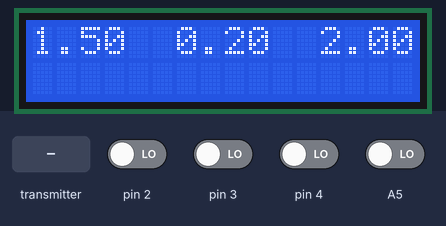
Bench run of a sketch on a simulated Arduino Uno, built with avr-gcc and run on an emulated ATmega328P. Parts: 16×2 character LCD. Inputs (shaded band) come from the test bench; at power-on: A5, pin 2–4 LOW. No radio packets arrive unless stated; what the sketch prints to the serial monitor is not drawn.

Above: at 4.2 s.
4.3 s: the transmitter starts sending angle = 0
At 5.4 s:
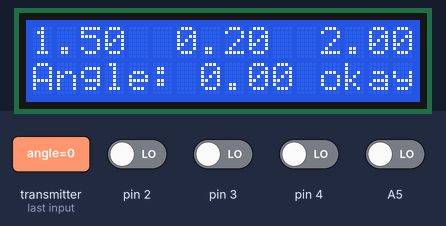
5.8 s: pin 2 driven HIGH
At 6.3 s:
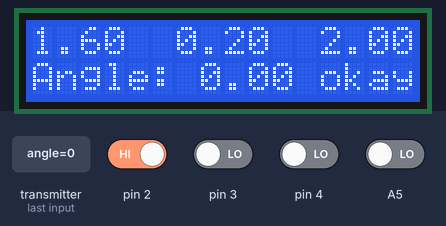
7.4 s: pin 4 driven HIGH
At 8.7 s:
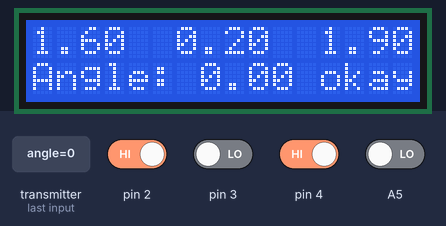
9.0 s: pin 3 driven HIGH
At 9.9 s:
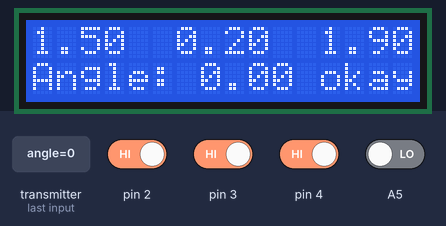
10.6 s: the transmitter starts sending angle = 45
At 11.4 s:
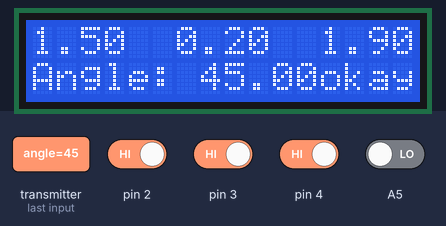
12.1 s: A5 driven HIGH
At 13.5 s:
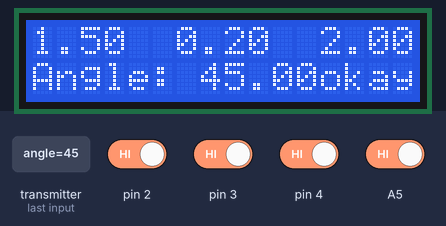
Timing chart, 0 to 14.7 s (numbered marks = the images above; inputs shaded):
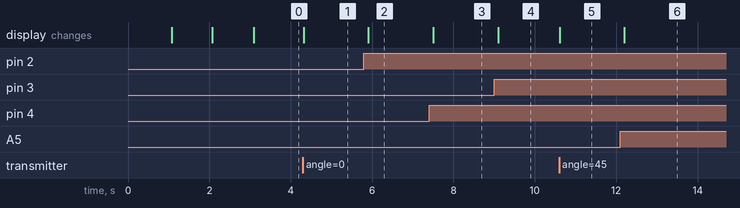

Measured:
- after the input at 4.3 s, the display: changes at once (image 1)
- after the input at 5.8 s, the display: changes after 0.10 s (image 2)
- after the input at 7.4 s, the display: changes after 0.10 s (image 3)
- after the input at 9.0 s, the display: changes after 0.10 s (image 4)
- after the input at 10.6 s, the display: changes at once (image 5)
- after the input at 12.1 s, the display: changes after 0.10 s (image 6)

The sketch:

pid_tuning_RemoteController.ino
```cpp
/*
  Two Wheel Balancing Robot Project - Test Program - PID Tuning
  Author: Jichun Qu
  Date: 07.2017

  Library Version:
  LiquidCrystal - 1.0.5
  RF24          - 1.3.0

  PID parameters are sent via NRF24L01+ module.
  Four pushbuttons are used to adjust two parameters.

  Robot's angle is sent via NRF24L01+ module from robot to the remote controller.
  Communication protocol betwwen NRF24L01+ and the uC is SPI.

  A 16 * 2 LCD screen is used to display information (Movement command, setpoint, angle).
*/

#include <LiquidCrystal.h>  //https://www.arduino.cc/en/Tutorial/HelloWorld
#include <SPI.h>
#include "RF24.h" //http://tmrh20.github.io/RF24/classRF24.html
#include "nRF24L01.h"

#define DEBUG_MODE 0

#define LCD_RS  A0
#define LCD_ENABLE  A1
#define LCD_D4  8
#define LCD_D5  7
#define LCD_D6  6
#define LCD_D7  5

LiquidCrystal lcd(LCD_RS, LCD_ENABLE, LCD_D4, LCD_D5, LCD_D6, LCD_D7);

typedef struct
{
  float proportionalValue;
  float integralValue;
  float derivativelValue;
} pidValue_t;

typedef struct
{
  float angle;
  float reserved1;
  float reserved2;
} feedbackValue_t;

pidValue_t pidValue;
feedbackValue_t feedbackValue;

RF24 radio(9, 10);  //Hardware configuration: Set up nRF24L01 radio on SPI bus plus pins 9 & 10
uint8_t addresses[][6] = {"1Node", "2Node"};
bool result;

//GPIO pins setup for pin change interrupt
void pciSetup(byte pin)
{
  *digitalPinToPCMSK(pin) |= bit (digitalPinToPCMSKbit(pin));  // enable pin
  PCIFR  |= bit (digitalPinToPCICRbit(pin)); // clear any outstanding interrupt
  PCICR  |= bit (digitalPinToPCICRbit(pin)); // enable interrupt for the group
}

void setup()
{
  Serial.begin(115200);
  lcd.begin(16, 2);

  memset((void*)(&pidValue), 0, sizeof(pidValue_t));
  memset((void*)(&feedbackValue), 0, sizeof(feedbackValue_t));

  //default values
  pidValue.proportionalValue = 1.5;
  pidValue.integralValue = .2;
  pidValue.derivativelValue = 2;

  result = radio.begin();
  lcd.setCursor(0, 0);
  lcd.print("radio.begin()");
  if (result == true)
  {
    lcd.setCursor(0, 1);
    lcd.print("okay");
  }
  else
  {
    lcd.setCursor(0, 1);
    lcd.print("failed");
  }
  delay(1000); //delay 1s

  result = radio.setDataRate(RF24_2MBPS); //RF24_250KBPS, RF24_1MBPS, RF24_2MBPS
  lcd.setCursor(0, 0);
  lcd.print("setDataRate: 2M");
  if (result == true)
  {
    lcd.setCursor(0, 1);
    lcd.print("okay");
  }
  else
  {
    lcd.setCursor(0, 1);
    lcd.print("failed");
  }
  delay(1000); //delay 1s

  radio.setPayloadSize(sizeof(pidValue_t));
  radio.setPALevel(RF24_PA_MAX);  //RF24_PA_LOW RF24_PA_HIGH RF24_PA_MAX
  radio.setAutoAck(false);  //disable acknowledgement
  radio.disableCRC(); //disable CRC checksum calculation
  radio.maskIRQ(false, false, false); //Disable Interrupt for tx_ok, tx_fail, rx_ready
  radio.setChannel(120);  //0-125. Higher frequency band minimize interference from other signals like WiFi.
  radio.setRetries(10, 10); //each retry: 250us * ´10 = 2.5ms. 10 retries. Maximum delay: 25ms

  // Open a writing and reading pipe on each radio, with opposite addresses
  radio.openWritingPipe(addresses[0]);
  radio.openReadingPipe(1, addresses[1]);

  // Start the radio listening for data
  radio.startListening();

  lcd.setCursor(0, 0);
  lcd.print("Chip nRF24L01+");
  lcd.setCursor(0, 1);
  lcd.print("Initialized");
  delay(1000); //delay 1s

  lcd.clear();

  //Configure digital pin 2 and 3 for interrupt and hook up the callback functions
  attachInterrupt(digitalPinToInterrupt(2), pIncrement, RISING);
  attachInterrupt(digitalPinToInterrupt(3), pDecrement, RISING);

  //set up pin change interrupt
  pciSetup(4);
  pciSetup(A5);
}

void loop()
{
  radio.stopListening();                                    // First, stop listening so we can talk.

#if (DEBUG_MODE == 1)
  Serial.println(F("Now sending"));
#endif

  lcd.setCursor(0, 0);
  lcd.print(pidValue.proportionalValue);

  lcd.setCursor(6, 0);
  lcd.print(pidValue.integralValue);

  lcd.setCursor(12, 0);
  lcd.print(pidValue.derivativelValue);

  if (!radio.write( &pidValue , sizeof(pidValue_t) ))
  {
#if (DEBUG_MODE == 1)
    Serial.println(F("failed"));
#endif

    lcd.clear();
    lcd.setCursor(0, 0);
    lcd.print("Sending failed !");
  }

  radio.startListening(); // Now, continue listening

#if (DEBUG_MODE == 1)
  Serial.print(" Sent Proportional: ");
  Serial.print(pidValue.proportionalValue);
  Serial.print(" Sent IntegralValue: ");
  Serial.print(pidValue.integralValue);
  Serial.print(" Sent derivativelValue: ");
  Serial.print(pidValue.derivativelValue);
  Serial.print("\n");

  Serial.print(" Received angle: ");
  Serial.print(feedbackValue.angle);
  Serial.print("\n");
#endif

  while (radio.available())
  {
    radio.read( &feedbackValue, sizeof(feedbackValue_t) );

    lcd.setCursor(0, 1);
    lcd.print("Angle: ");

    lcd.setCursor(7, 1);
    lcd.print(feedbackValue.angle);

    lcd.setCursor(12, 1);
    lcd.print("okay");

    //print to Serial Monitor or Serial Plotter
    Serial.println(feedbackValue.angle);

#if (DEBUG_MODE == 1)
    Serial.print(" Sent Proportional: ");
    Serial.print(pidValue.proportionalValue);
    Serial.print(" Sent IntegralValue: ");
    Serial.print(pidValue.integralValue);
    Serial.print(" Sent derivativelValue: ");
    Serial.print(pidValue.derivativelValue);
    Serial.print("\n");

    Serial.print(" Received angle: ");
    Serial.print(feedbackValue.angle);
    Serial.print("\n");
#endif
  }

  // Try again 10ms later
  delay(10);
}

/*--------------------Callback Functions---------------------------*/
void pIncrement()
{
  cli(); //Disable global interrupt

  delay(20000);

  if (digitalRead(2) == HIGH) //filter jitter
    pidValue.proportionalValue += 0.1;

  sei();  //Enable global interrupt
}

void pDecrement()
{
  cli(); //Disable global interrupt

  delay(20000);

  if (digitalRead(3) == HIGH) //filter jitter
    pidValue.proportionalValue -= 0.1;

  sei();  //Enable global interrupt
}

ISR (PCINT1_vect) // handle pin change interrupt for A0 to A5 here
{
  cli(); //Disable global interrupt

  delay(20000);

  if (digitalRead(A5) == HIGH) //filter jitter
    pidValue.derivativelValue += 0.1;

  sei();  //Enable global interrupt
}

ISR (PCINT2_vect) // handle pin change interrupt for D0 to D7 here
{
  cli(); //Disable global interrupt

  delay(20000);

  if (digitalRead(4) == HIGH) //filter jitter
    pidValue.derivativelValue -= 0.1;

  sei();  //Enable global interrupt
}
```
